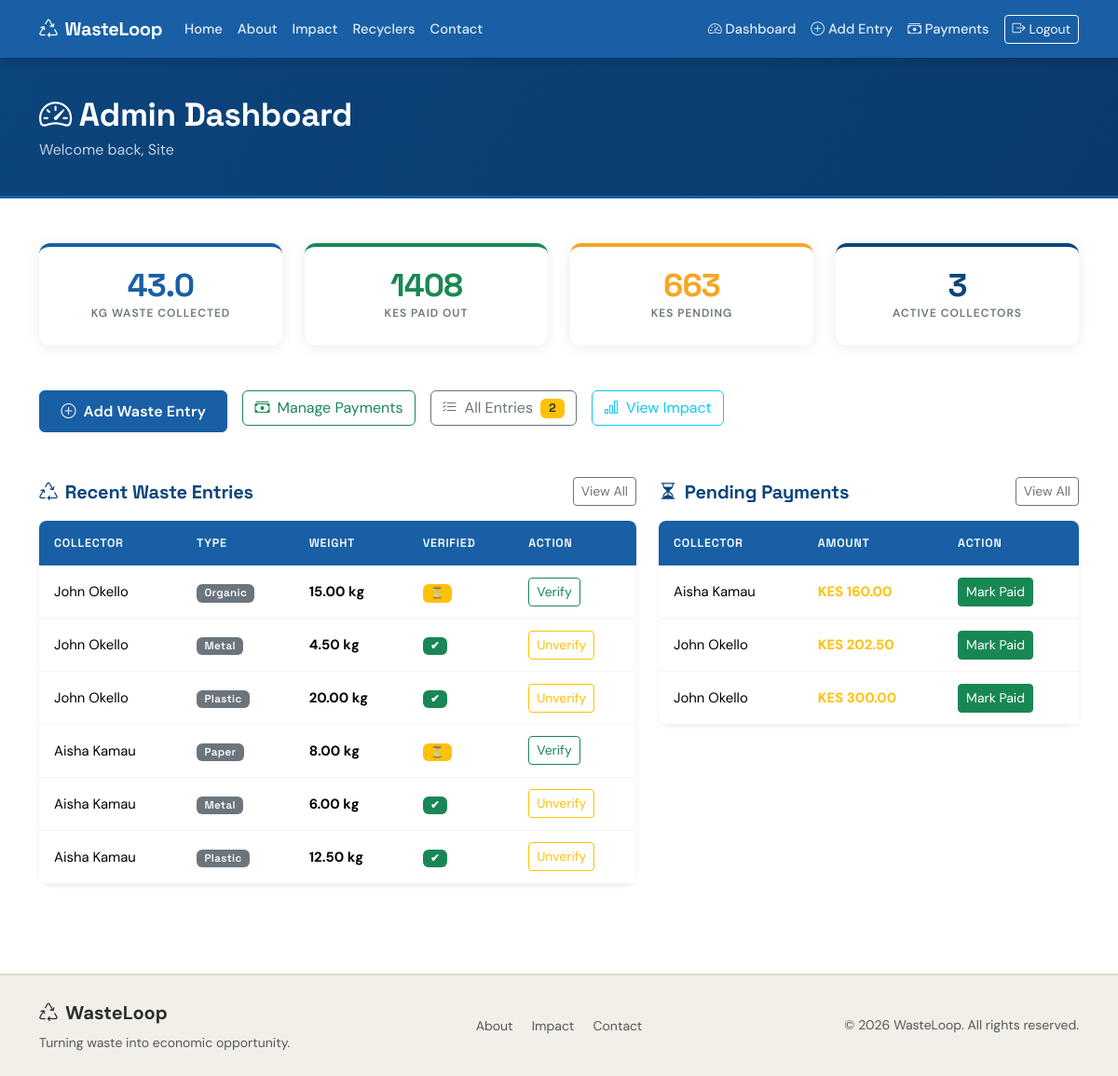
The app's page /dashboard/ (signed in) with its own data.
### core/models.py (models this page shows, shortened)
class User(AbstractUser):
    ROLE_CHOICES = [
        ('collector', 'Collector'),
        ('admin',     'Admin'),
    ]
    role         = models.CharField(max_length=20, choices=ROLE_CHOICES, default='collector')
    phone_number = models.CharField(max_length=20, blank=True)
    location     = models.CharField(max_length=200, blank=True)
    @property
    def is_admin_user(self):
        return self.role == 'admin'

class WasteEntry(models.Model):
    WASTE_TYPE_CHOICES = [
        ('plastic',    'Plastic'),
        ('metal',      'Metal'),
        ('paper',      'Paper'),
        ('glass',      'Glass'),
        ('organic',    'Organic'),
        ('electronic', 'Electronic'),
        ('other',      'Other'),
    ]
    collector        = models.ForeignKey(
                           User,
                           on_delete=models.CASCADE,
                           related_name='waste_entries',
                           limit_choices_to={'role': 'collector'}
                       )
    waste_type       = models.CharField(max_length=50, choices=WASTE_TYPE_CHOICES)
    weight_kg        = models.DecimalField(
                           max_digits=8, decimal_places=2,
                           validators=[MinValueValidator(0.01)]
                       )
    date_collected   = models.DateField()
    verified_by_admin = models.BooleanField(default=False)
    created_at       = models.DateTimeField(auto_now_add=True)
    notes            = models.TextField(blank=True)
    class Meta:
        ordering = ['-date_collected', '-created_at']
        verbose_name = 'Waste Entry'
        verbose_name_plural = 'Waste Entries'

class Payment(models.Model):
    STATUS_CHOICES = [
        ('pending', 'Pending'),
        ('paid',    'Paid'),
    ]
    collector     = models.ForeignKey(
                        User,
                        on_delete=models.CASCADE,
                        related_name='payments',
                        limit_choices_to={'role': 'collector'}
                    )
    waste_entry   = models.OneToOneField(
                        WasteEntry,
                        on_delete=models.CASCADE,
                        related_name='payment',
                        null=True, blank=True
                    )
    amount        = models.DecimalField(
                        max_digits=10, decimal_places=2,
                        validators=[MinValueValidator(0)]
                    )
    is_paid       = models.BooleanField(default=False)
    date_recorded = models.DateField(auto_now_add=True)
    date_paid     = models.DateField(null=True, blank=True)
    class Meta:
        ordering = ['-date_recorded']

### core/views.py (the view)
# urls.py: path('dashboard/', views.dashboard, name='dashboard'),
@login_required
def dashboard(request):
    if request.user.is_admin_user:
        return _admin_dashboard(request)
    return _collector_dashboard(request)

### core/templates/core/dashboard/admin.html (shortened to what this page needs)
{% extends 'base.html' %}
{% block content %}
<div class="wl-page-header">
  <div class="container">
    <h1><i class="bi bi-speedometer2 me-2"></i>Admin Dashboard</h1>
    <p class="mb-0 opacity-75">Welcome back, {{ user.first_name|default:user.username }}</p>
  </div>
</div>
<div class="container py-5">
  <div class="row g-4 mb-5">
    <div class="col-md-3 col-6">
      <div class="card wl-stat-card wl-stat-blue p-4 text-center">
        <div class="stat-value text-ocean">{{ total_waste_kg|floatformat:1 }}</div>
        <div class="stat-label mt-1">kg Waste Collected</div>
      </div>
    </div>
    <div class="col-md-3 col-6">
      <div class="card wl-stat-card wl-stat-green p-4 text-center">
        <div class="stat-value text-success">{{ total_payouts|floatformat:0 }}</div>
        <div class="stat-label mt-1">KES Paid Out</div>
      </div>
    </div>
    <div class="col-md-3 col-6">
      <div class="card wl-stat-card wl-stat-amber p-4 text-center">
        <div class="stat-value" style="color:#F5A623;">{{ pending_payouts|floatformat:0 }}</div>
        <div class="stat-label mt-1">KES Pending</div>
      </div>
    </div>
    <div class="col-md-3 col-6">
      <div class="card wl-stat-card wl-stat-navy p-4 text-center">
        <div class="stat-value text-navy">{{ active_collectors }}</div>
        <div class="stat-label mt-1">Active Collectors</div>
      </div>
    </div>
  </div>
  <div class="row g-3 mb-5">
    <div class="col-auto">
      <a href="{% url 'core:add_waste_entry' %}" class="btn btn-wl-primary">
        <i class="bi bi-plus-circle me-2"></i>Add Waste Entry
      </a>
    </div>
    <div class="col-auto">
      <a href="{% url 'core:payments' %}" class="btn btn-outline-success">
        <i class="bi bi-cash-stack me-2"></i>Manage Payments
      </a>
    </div>
    <div class="col-auto">
      <a href="{% url 'core:waste_list' %}" class="btn btn-outline-secondary">
        <i class="bi bi-list-check me-2"></i>All Entries
        {% if unverified_count %}<span class="badge bg-warning text-dark ms-1">{{ unverified_count }}</span>{% endif %}
      </a>
    </div>
    <div class="col-auto">
      <a href="{% url 'core:impact' %}" class="btn btn-outline-info">
        <i class="bi bi-bar-chart me-2"></i>View Impact
      </a>
    </div>
  </div>
  <div class="row g-4">
    <div class="col-lg-7">
      <div class="d-flex justify-content-between align-items-center mb-3">
        <h5 class="fw-bold text-navy mb-0"><i class="bi bi-recycle me-2"></i>Recent Waste Entries</h5>
        <a href="{% url 'core:waste_list' %}" class="btn btn-sm btn-outline-secondary">View All</a>
      </div>
      <div class="card border-0 shadow-sm">
        <div class="table-responsive">
          <table class="table wl-table mb-0">
            <thead>
              <tr><th>Collector</th><th>Type</th><th>Weight</th><th>Verified</th><th>Action</th></tr>
            </thead>
            <tbody>
              {% for entry in recent_entries %}
              <tr>
                <td>{{ entry.collector.get_full_name|default:entry.collector.username }}</td>
                <td><span class="badge bg-secondary">{{ entry.get_waste_type_display }}</span></td>
                <td class="fw-bold">{{ entry.weight_kg }} kg</td>
                <td>
                  {% if entry.verified_by_admin %}
                    <span class="badge bg-success">✔</span>
                  {% else %}
                    <span class="badge bg-warning text-dark">⏳</span>
                  {% endif %}
                </td>
                <td>
                  <form method="post" action="{% url 'core:verify_waste' entry.pk %}" class="d-inline">
                    <button type="submit" class="btn btn-sm {% if entry.verified_by_admin %}btn-outline-warning{% else %}btn-outline-success{% endif %}">
                      {% if entry.verified_by_admin %}Unverify{% else %}Verify{% endif %}
                    </button>
                  </form>
                </td>
              </tr>
              {% empty %}
              <tr><td colspan="5" class="text-center text-muted py-3">No entries yet.</td></tr>
              {% endfor %}
            </tbody>
          </table>
        </div>
      </div>
    </div>
    <div class="col-lg-5">
      <div class="d-flex justify-content-between align-items-center mb-3">
        <h5 class="fw-bold text-navy mb-0"><i class="bi bi-hourglass-split me-2"></i>Pending Payments</h5>
        <a href="{% url 'core:payments' %}" class="btn btn-sm btn-outline-secondary">View All</a>
      </div>
      <div class="card border-0 shadow-sm">
        <div class="table-responsive">
          <table class="table wl-table mb-0">
            <thead>
              <tr><th>Collector</th><th>Amount</th><th>Action</th></tr>
            </thead>
            <tbody>
              {% for payment in pending_payments %}
              <tr>
                <td>{{ payment.collector.get_full_name|default:payment.collector.username }}</td>
                <td class="fw-bold text-warning">KES {{ payment.amount|floatformat:2 }}</td>
                <td>
                  <form method="post" action="{% url 'core:mark_paid' payment.pk %}">
                    <button type="submit" class="btn btn-sm btn-success">Mark Paid</button>
                  </form>
                </td>
              </tr>
              {% empty %}
              <tr><td colspan="3" class="text-center text-muted py-3">No pending payments.</td></tr>
              {% endfor %}
            </tbody>
          </table>
        </div>
      </div>
    </div>
  </div>
</div>
{% endblock %}

### static/css/wasteloop.css (style rules this page uses)
:root { --wl-ocean: #185FA5; --wl-navy: #0C447C; --wl-sand: #F1EFE8; --wl-amber: #F5A623; --wl-green: #198754; --wl-text: #2d2d2d; --wl-muted: #6c757d; --wl-border: #e2e6ea; --wl-radius: 12px; --wl-radius-sm: 8px; --wl-shadow: 0 2px 16px rgba(0, 0, 0, 0.08); --wl-shadow-lg: 0 8px 32px rgba(0, 0, 0, 0.12); --wl-transition: 0.18s ease; }
*, *::before, *::after { box-sizing: border-box; }
html { scroll-behavior: smooth; }
body { font-family: 'DM Sans', sans-serif; font-size: 1rem; line-height: 1.65; color: var(--wl-text); background-color: #ffffff; -webkit-font-smoothing: antialiased; }
h1, h2, h3, h4, h5, h6, .navbar-brand, .stat-value, .wl-impact-number { font-family: 'Space Grotesk', sans-serif; letter-spacing: -0.01em; }
h1 { font-weight: 700; }
h5 { font-weight: 600; }
.text-navy { color: var(--wl-navy) !important; }
.text-ocean { color: var(--wl-ocean) !important; }
.btn-wl-primary { background-color: var(--wl-ocean); border-color: var(--wl-ocean); color: #fff; font-weight: 600; padding: 0.6rem 1.4rem; letter-spacing: 0.01em; transition: background-color var(--wl-transition), transform var(--wl-transition), box-shadow var(--wl-transition); }
.wl-page-header { background: linear-gradient(120deg, var(--wl-navy) 0%, #0a3a6b 100%); color: #fff; padding: 2.5rem 0 2.2rem; border-bottom: 3px solid var(--wl-ocean); }
.wl-page-header h1 { font-size: clamp(1.6rem, 4vw, 2.2rem); font-weight: 700; margin-bottom: 0.25rem; }
.wl-page-header p { opacity: 0.78; margin-bottom: 0; }
.wl-stat-card { border: none !important; border-radius: var(--wl-radius); box-shadow: var(--wl-shadow); background: #fff; transition: transform 0.2s ease, box-shadow 0.2s ease; }
.wl-stat-blue { border-top: 4px solid var(--wl-ocean) !important; }
.wl-stat-green { border-top: 4px solid var(--wl-green) !important; }
.wl-stat-amber { border-top: 4px solid var(--wl-amber) !important; }
.wl-stat-navy { border-top: 4px solid var(--wl-navy) !important; }
.wl-stat-card .stat-value { font-family: 'Space Grotesk', sans-serif; font-size: 2.15rem; font-weight: 700; line-height: 1; letter-spacing: -0.025em; }
.wl-stat-card .stat-label { font-size: 0.75rem; font-weight: 600; text-transform: uppercase; letter-spacing: 0.08em; color: var(--wl-muted); margin-top: 0.4rem; }
.wl-table { font-size: 0.93rem; border-collapse: separate; border-spacing: 0; }
.wl-table thead th { background-color: var(--wl-ocean); color: #fff; font-family: 'Space Grotesk', sans-serif; font-size: 0.78rem; font-weight: 600; text-transform: uppercase; letter-spacing: 0.06em; padding: 0.85rem 1rem; border: none; white-space: nowrap; }
.wl-table thead th:first-child { border-radius: var(--wl-radius-sm) 0 0 0; }
.wl-table thead th:last-child { border-radius: 0 var(--wl-radius-sm) 0 0; }
.wl-table tbody td { padding: 0.78rem 1rem; vertical-align: middle; border-color: #f2f4f6; }
.wl-table tbody tr { transition: background-color 0.12s; }
.badge { font-family: 'Space Grotesk', sans-serif; font-weight: 600; letter-spacing: 0.03em; padding: 0.35em 0.72em; border-radius: 6px; font-size: 0.78em; }
.card { border-radius: var(--wl-radius); }

### records on screen
User: first_name "Site"
WasteEntry: collector.get_full_name "John Okello", waste_type "Organic", weight_kg "15.00", verified_by_admin "Verify"
WasteEntry: collector.get_full_name "John Okello", waste_type "Metal", weight_kg "4.50", verified_by_admin "Unverify"
WasteEntry: collector.get_full_name "John Okello", waste_type "Plastic", weight_kg "20.00", verified_by_admin "Unverify"
WasteEntry: collector.get_full_name "Aisha Kamau", waste_type "Paper", weight_kg "8.00", verified_by_admin "Verify"
WasteEntry: collector.get_full_name "Aisha Kamau", waste_type "Metal", weight_kg "6.00", verified_by_admin "Unverify"
WasteEntry: collector.get_full_name "Aisha Kamau", waste_type "Plastic", weight_kg "12.50", verified_by_admin "Unverify"
Payment: collector.get_full_name "Aisha Kamau", amount "160.00"
Payment: collector.get_full_name "John Okello", amount "202.50"
Payment: collector.get_full_name "John Okello", amount "300.00"

### other values on screen
{{ total_waste_kg|floatformat:1 }} "43.0"
{{ total_payouts|floatformat:0 }} "1408"
{{ pending_payouts|floatformat:0 }} "663"
{{ active_collectors }} "3"
{{ unverified_count }} "2"
